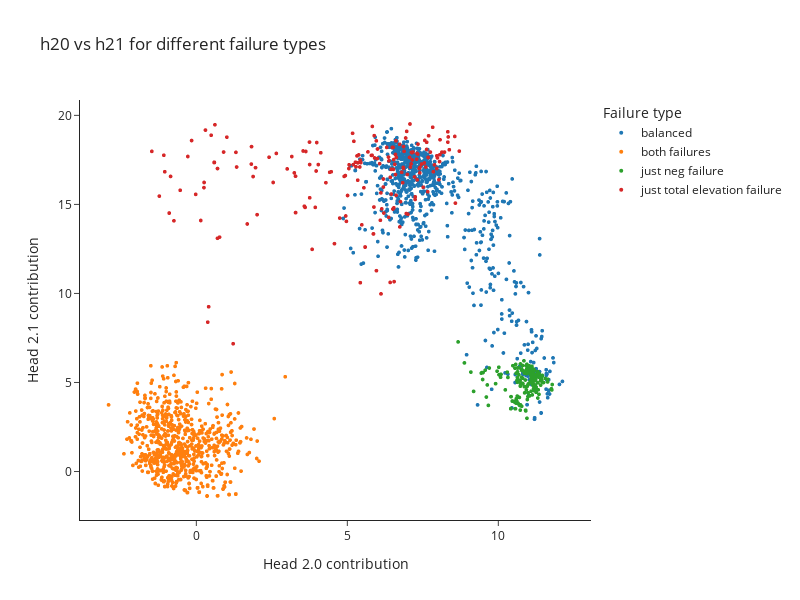

The notebook cell saved with this chart:
### Code cell
if MAIN:
    NEG = 0
    TOTAL_ELEVATION = 1
    OK = 2

    def is_balanced_forloop_byfail(parens: str) -> int:
        """Return True if the parens are balanced.
        Parens is just the ( and ) characters, no begin or end tokens.
        """
        i = 0
        for c in reversed(parens):
            if c == ")":
                i += 1
            elif c == "(":
                i -= 1
                if i < 0:
                    return NEG
            else:
                raise ValueError(parens)
        return OK if i == 0 else TOTAL_ELEVATION

    def negative(parens: str) -> int:
        """Return True if the parens are balanced.
        Parens is just the ( and ) characters, no begin or end tokens.
        """
        i = 0
        for c in reversed(parens):
            if c == ")":
                i += 1
            elif c == "(":
                i -= 1
                if i < 0:
                    return False
        return True

    def total_elevation(parens: str) -> int:
        """Return True if the parens are balanced.
        Parens is just the ( and ) characters, no begin or end tokens.
        """
        i = 0
        for c in reversed(parens):
            if c == ")":
                i += 1
            elif c == "(":
                i -= 1
        return i == 0
    
    negative_failure = t.zeros(N_SAMPLES, dtype=bool)
    total_elevation_failure = t.zeros(N_SAMPLES, dtype=bool)
    for i, (s,_,_) in enumerate(data):
        neg = negative(s)
        tot = total_elevation(s)
        negative_failure[i] = neg
        total_elevation_failure[i] = tot
    
    h20_in_d = magnitudes[7] - magnitudes[7, data.isbal].mean(0)
    h21_in_d = magnitudes[8] - magnitudes[8, data.isbal].mean(0)

    failure_types = np.full(len(h20_in_d), "", dtype=np.dtype("U32"))
    failure_types_dict = {
        "both failures": negative_failure & total_elevation_failure,
        "just neg failure": negative_failure & ~total_elevation_failure,
        "just total elevation failure": ~negative_failure & total_elevation_failure,
        "balanced": ~negative_failure & ~total_elevation_failure
    }
    for name, mask in failure_types_dict.items():
        failure_types = np.where(mask, name, failure_types)
    failures_df = pd.DataFrame({
        "Head 2.0 contribution": h20_in_d,
        "Head 2.1 contribution": h21_in_d,
        "Failure type": failure_types
    })[data.starts_open.tolist()]
    fig = px.scatter(
        failures_df, 
        x="Head 2.0 contribution", y="Head 2.1 contribution", color="Failure type", 
        title="h20 vs h21 for different failure types", template="simple_white", height=600, width=800,
        category_orders={"color": failure_types_dict.keys()}
    ).update_traces(marker_size=4)
    fig.show()

### Figure 1 — Plotly figure (JSON) as saved in the notebook; plotly's stock layout.template omitted (floating-point values rounded to 4 significant figures; data arrays with more than 128 entries replaced by an {"elided": "..."} marker saying what was removed)
{"data": [{"hovertemplate": "Failure type=balanced<br>Head 2.0 contribution=%{x}<br>Head 2.1 contribution=%{y}<extra></extra>", "legendgroup": "balanced", "marker": {"color": "#1F77B4", "size": 4, "symbol": "circle"}, "mode": "markers", "name": "balanced", "showlegend": true, "type": "scattergl", "x": {"elided": "913 float values"}, "xaxis": "x", "y": {"elided": "913 float values"}, "yaxis": "y"}, {"hovertemplate": "Failure type=both failures<br>Head 2.0 contribution=%{x}<br>Head 2.1 contribution=%{y}<extra></extra>", "legendgroup": "both failures", "marker": {"color": "#FF7F0E", "size": 4, "symbol": "circle"}, "mode": "markers", "name": "both failures", "showlegend": true, "type": "scattergl", "x": {"elided": "2284 float values"}, "xaxis": "x", "y": {"elided": "2284 float values"}, "yaxis": "y"}, {"hovertemplate": "Failure type=just neg failure<br>Head 2.0 contribution=%{x}<br>Head 2.1 contribution=%{y}<extra></extra>", "legendgroup": "just neg failure", "marker": {"color": "#2CA02C", "size": 4, "symbol": "circle"}, "mode": "markers", "name": "just neg failure", "showlegend": true, "type": "scattergl", "x": {"elided": "195 float values"}, "xaxis": "x", "y": {"elided": "195 float values"}, "yaxis": "y"}, {"hovertemplate": "Failure type=just total elevation failure<br>Head 2.0 contribution=%{x}<br>Head 2.1 contribution=%{y}<extra></extra>", "legendgroup": "just total elevation failure", "marker": {"color": "#D62728", "size": 4, "symbol": "circle"}, "mode": "markers", "name": "just total elevation failure", "showlegend": true, "type": "scattergl", "x": {"elided": "212 float values"}, "xaxis": "x", "y": {"elided": "212 float values"}, "yaxis": "y"}], "layout": {"height": 600, "legend": {"title": {"text": "Failure type"}, "tracegroupgap": 0}, "title": {"text": "h20 vs h21 for different failure types"}, "width": 800, "xaxis": {"anchor": "y", "domain": [0, 1], "title": {"text": "Head 2.0 contribution"}}, "yaxis": {"anchor": "x", "domain": [0, 1], "title": {"text": "Head 2.1 contribution"}}}}
